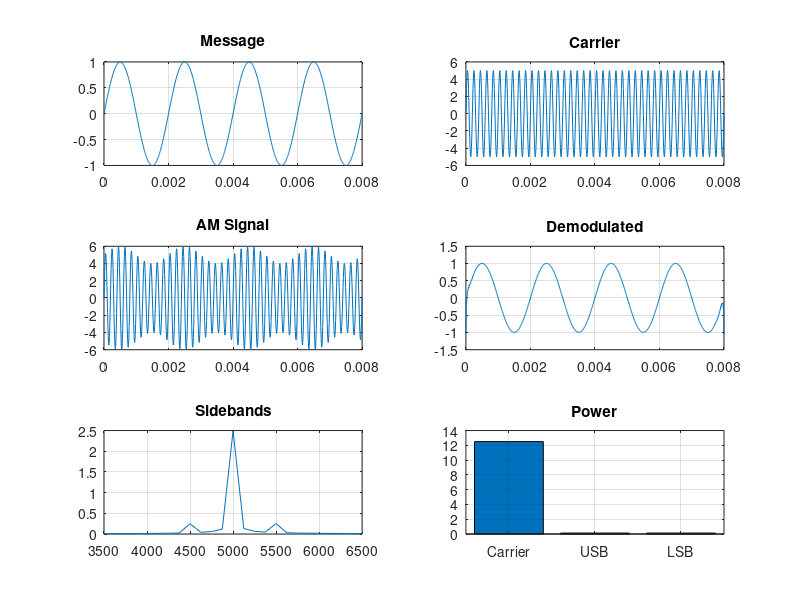

MATLAB code to generate this figure:
clc;
clear;
close all;
Am=1;
fm=500;
Ac=5;
fc=5000;
fs=20*fc;
t=0:1/fs:4/fm;
m = Am*sin(2*pi*fm*t);
c = Ac*sin(2*pi*fc*t);
mu = Am/Ac;
am = Ac*(1+mu*sin(2*pi*fm*t)).*sin(2*pi*fc*t);
dem = abs(hilbert(am)); dem = dem-mean(dem);
N=length(am); f=linspace(-fs/2,fs/2,N);
AM_FFT=abs(fftshift(fft(am)))/N;
USB=fc+fm; LSB=fc-fm;
Pc=Ac^2/2; Psb=(mu^2*Pc)/4;
figure('Name','AM Modulation','NumberTitle','off');
subplot(3,2,1), plot(t,m), title('Message'), grid on
subplot(3,2,2), plot(t,c), title('Carrier'), grid on
subplot(3,2,3), plot(t,am), title('AM Signal'), grid on
subplot(3,2,4), plot(t,dem), title('Demodulated'), grid on
subplot(3,2,5), plot(f,AM_FFT), xlim([fc-3*fm fc+3*fm]), title('Sidebands'), grid on
subplot(3,2,6), bar([Pc Psb Psb]), set(gca,'XTickLabel',{'Carrier','USB','LSB'}),
title('Power'), grid on
fprintf('μ=%.2f | USB=%d Hz | LSB=%d Hz | Pc=%.2f W | Psb=%.3fW\n',mu,USB,LSB,Pc,Psb);
